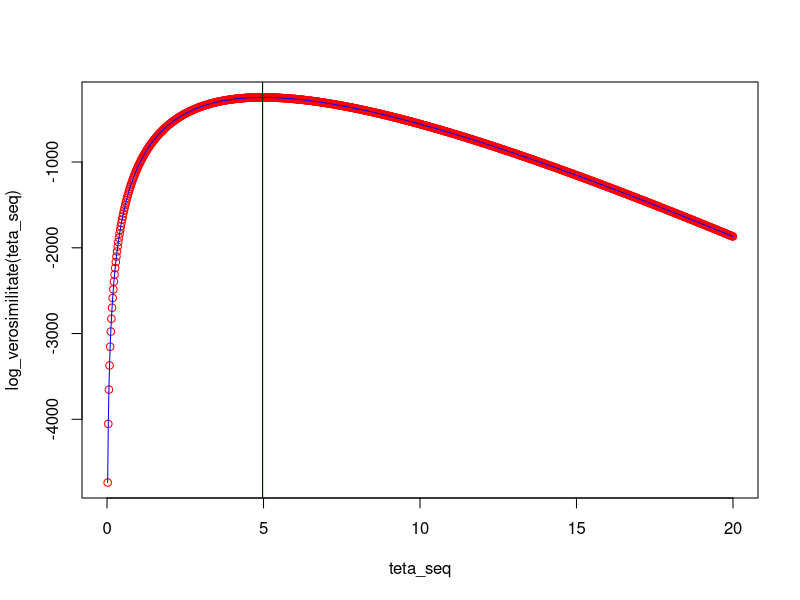
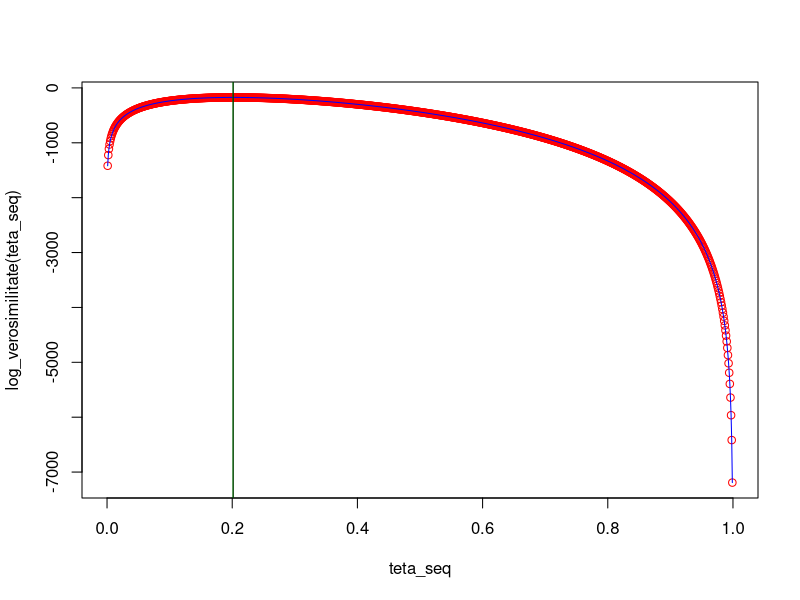
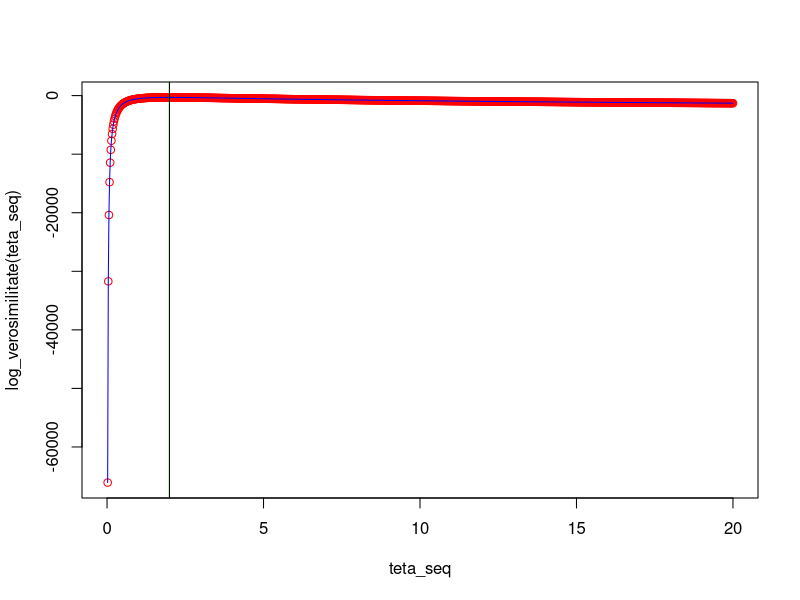
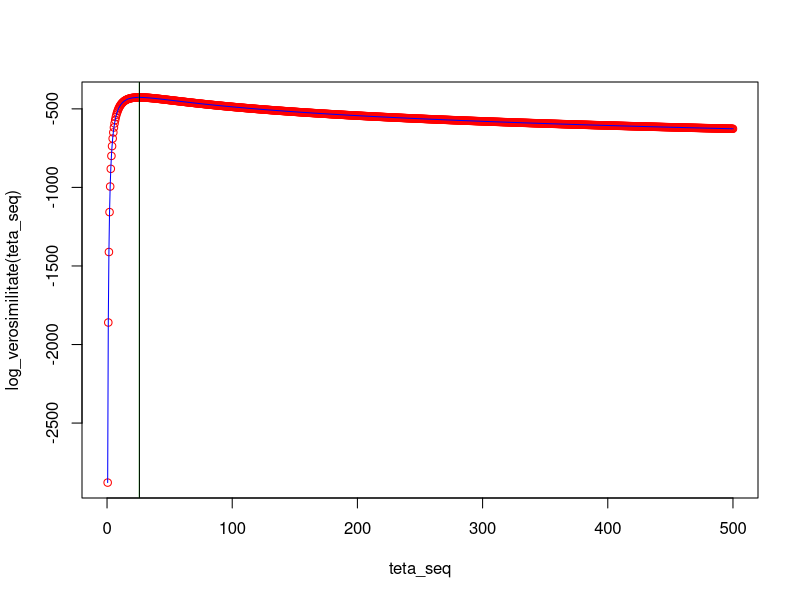
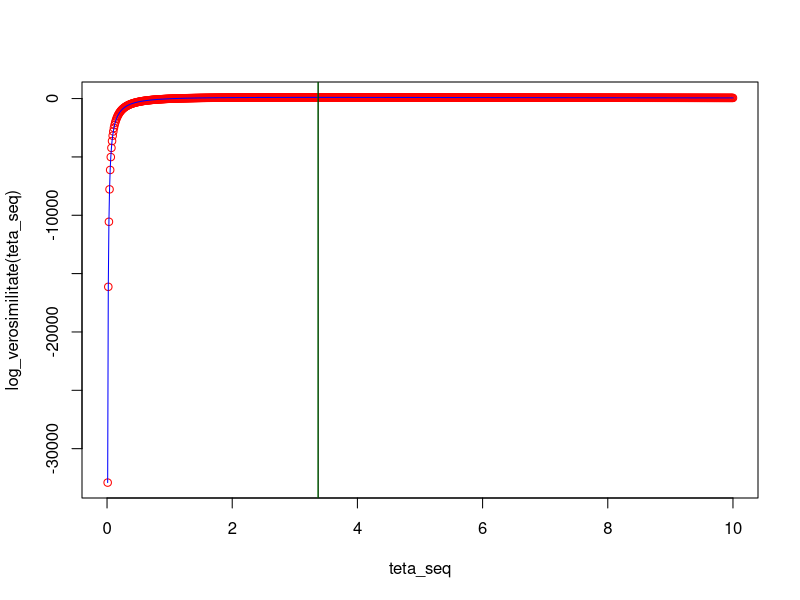

Recreate these plots in R, in order.
###3
###a)
esantion <- c(8, 12,6, 14,  9, 12, 15,  7, 15,  7, 10, 10, 14,  9, 12, 15, 11,  6,  8,  6,  8,  8,  9, 12, 13, 10, 11, 11, 13, 15, 10,  8,  7,  
8, 13,  9,  9, 13, 12,  9, 10,  6, 10,  8, 10, 11, 12, 11,  9, 10,  7,  8,  8, 16,  7, 15, 10, 10,  8, 14, 13,  4, 11, 13,  6,  9, 
13, 10, 10, 12, 11,  5,  6,  4,  9,  6,  9,  7, 13,  9, 11,  5,  5,  9, 15, 10, 11, 10, 14,  7, 11,  9, 14, 10,  5, 10,  8, 12, 13, 
11 )#Retin esantionul intr-un vector.

x_bar_calculat <- mean(esantion)#Fac media esantionului.


estimare_efectiva <- function(x_bar){
cat("MME: ", x_bar/2, "\n", "MVM: ", x_bar/2)  
}

estimare_efectiva(x_bar_calculat)


n <- length(esantion)#Fac lungimea esantionului.
const1 <- sum(-1*log(factorial(esantion)))#Fac constantele corespunzatoare formei logaritmate.

#Compararea cu o metoda numerica:
log_verosimilitate <- function(teta){
   -2*teta*n+const1+n*x_bar_calculat*log(2)+n*x_bar_calculat*log(teta)
}

maxim_teoretic <- x_bar_calculat/2
o <- optimize(log_verosimilitate, c(0, 20) ,maximum=T)
maxim_efectiv <- o$maximum

teta_seq <- seq(0, 20, length.out = 1000)
plot(teta_seq,log_verosimilitate(teta_seq),col="red")
lines(teta_seq,log_verosimilitate(teta_seq), col="blue")
abline(v=maxim_teoretic,col="green")
abline(v=maxim_efectiv,col="black")



###b)
n <- 14##NU este lungimea esantionului/ ci un parametru fixat.
esantion <- c(3, 2, 1, 4, 2, 3, 4, 1, 3, 2, 2, 4, 2, 1, 7, 
              5, 4, 5, 5, 2, 3, 4, 3, 1, 2, 4, 1, 1, 2, 3, 1, 3, 1, 4, 1, 3, 1, 6, 1, 3, 3, 4, 3, 1, 3, 2, 2, 3, 2, 4, 
              1, 1, 2, 6, 3, 1, 3, 6, 1, 2, 3, 6, 3, 2, 2, 2, 4, 2, 1, 3, 3, 4, 2, 3, 4, 1, 4, 4, 6, 3, 3, 5, 2, 2, 2,
              3, 1, 3, 1, 3, 3, 5, 3, 4, 3, 2, 4, 2, 3, 3)#Retin esantionul intr-un vector.

x_bar_calculat <- mean(esantion)#Fac media esantionului.


estimare_efectiva <- function(x_bar){
  cat("MME: ", x_bar/n, "\n", "MVM: ", x_bar/n)  
}

estimare_efectiva(x_bar_calculat)


m <- length(esantion)#Fac lungimea esantionului.
const1 <- sum(log(choose(n,esantion)))#Fac constantele corespunzatoare formei logaritmate.
#Am folosit choose(n, k) pentru combinari.

#Compararea cu o metoda numerica:
log_verosimilitate <- function(teta){
  m*x_bar_calculat*log(teta) + m*(n - x_bar_calculat)*log(1-teta)+const1
}

maxim_teoretic <- x_bar_calculat/n
o <- optimize(log_verosimilitate, c(0,1) ,maximum=T)
maxim_efectiv <- o$maximum

teta_seq <- seq(0, 1, length.out = 1000)
plot(teta_seq,log_verosimilitate(teta_seq),col="red")
lines(teta_seq,log_verosimilitate(teta_seq), col="blue")
abline(v=maxim_teoretic,col="green")
abline(v=maxim_efectiv,col="black")



###c)
alfa <- 7
esantion <- c(6.269128, 25.204245, 13.994878, 13.391437, 11.458827, 10.565065, 11.706398, 10.625808, 7.485952, 16.353358,
              9.277565, 8.566438, 14.788638, 6.830955, 9.542004, 20.272463, 36.562137, 12.244005, 16.084879, 11.454008,
              15.592298, 6.332908, 13.106441, 6.198981, 15.726780, 7.883712, 35.124934, 11.856011, 13.766200, 16.534869,
              16.803648, 11.196542, 19.785629, 26.300717, 21.270154, 7.192149, 5.882948, 15.812796, 10.963237, 24.963600,
              13.802383, 15.281262, 10.310398, 20.940469, 23.992540, 15.869985, 12.041726, 12.521264, 10.869006, 15.386514,
              14.636832, 18.104562, 17.029779, 4.506616, 20.941222, 12.050877, 9.757833, 20.070802, 12.472900, 6.474476, 15.059776,
              13.157344, 9.124414, 13.768482, 24.354934, 12.363936, 11.110749, 9.092514, 17.856801, 14.757801, 13.898665, 9.119410,
              11.430184, 11.958829, 13.516191, 10.701083, 14.713596, 10.121266, 16.945351, 13.524070, 14.742403, 19.165805,
              10.338392, 12.327837, 19.619227, 7.328246, 14.894399, 19.631003, 7.622796, 12.343832, 13.138183, 10.061520, 17.674638,
              9.675168, 12.115561, 15.182861, 13.292479, 17.888244, 16.695139, 2.952334)#Retin esantionul intr-un vector.

x_bar_calculat <- mean(esantion)#Fac media esantionului.


estimare_efectiva <- function(x_bar){
  cat("MME: ", x_bar/alfa, "\n", "MVM: ", x_bar/alfa)  
}

estimare_efectiva(x_bar_calculat)


n <- length(esantion)#Fac lungimea esantionului.
const1 <- sum((alfa-1)*log(esantion))#Fac constantele corespunzatoare formei logaritmate.

#Compararea cu o metoda numerica:
log_verosimilitate <- function(teta){
  (-1*n*x_bar_calculat)/teta-n*log(gamma(alfa))-n*alfa*log(teta)+const1
}
#Folosesc functia gamma() din R pentru gamma din exercitiu.

maxim_teoretic <- x_bar_calculat/alfa
o <- optimize(log_verosimilitate, c(0, 20) ,maximum=T)
maxim_efectiv <- o$maximum

teta_seq <- seq(0, 20, length.out = 1000)
plot(teta_seq,log_verosimilitate(teta_seq),col="red")
lines(teta_seq,log_verosimilitate(teta_seq), col="blue")
abline(v=maxim_teoretic,col="green")
abline(v=maxim_efectiv,col="black")




####d)
esantion <- c(6, 3, 24, 24, 4, 56, 10, 13, 2, 28, 24, 2, 22, 11, 2, 8, 118, 2, 14, 19, 7, 9, 8, 189, 2, 9, 21, 6, 6, 2, 3, 2, 3,
              18, 3, 2, 21, 1, 5, 9, 11, 13, 19, 76, 1, 5, 9, 4, 57, 1, 2, 16, 5, 2, 20, 8, 1, 40, 6, 4, 19, 6, 3, 2, 4, 9, 1, 5,
              10, 12, 6, 525, 19, 6, 17, 2, 5, 159, 5, 62, 6, 3, 45, 21, 23, 3, 17, 2, 1, 1, 474, 15, 3, 3, 7, 7, 13, 4, 38, 4 )#Retin esantionul intr-un vector.

x_bar_calculat <- mean(esantion)#Fac media esantionului.


estimare_efectiva <- function(x_bar){
  cat("MME: ", x_bar, "\n", "MVM: ", x_bar)  
}

estimare_efectiva(x_bar_calculat)


n <- length(esantion)#Fac lungimea esantionului.

#Compararea cu o metoda numerica:
log_verosimilitate <- function(teta){
  n*x_bar_calculat*log(teta)-(n+n*x_bar_calculat)*log(1+teta)
}

maxim_teoretic <- x_bar_calculat
o <- optimize(log_verosimilitate, c(min(esantion),max(esantion)), maximum=T)
maxim_efectiv <- o$maximum

teta_seq <- seq(0, 500, length.out = 1000)
plot(teta_seq,log_verosimilitate(teta_seq),col="red")
lines(teta_seq,log_verosimilitate(teta_seq), col="blue")
abline(v=maxim_teoretic,col="green")
abline(v=maxim_efectiv,col="black")



####e)
alfa <- 3
esantion <- c(3.5930579, 2.1027540, 1.7820777, 9.6550388, 6.8803846, 0.7388358, 2.9194654, 3.1178660, 1.2323236, 2.9776820,
              1.1172078, 2.4184586, 3.3258971, 1.9498871, 2.6088612, 3.9535062, 3.0389107, 4.4226628, 3.9366318, 2.4551569,
              5.2814487, 5.6778622, 4.7683935, 1.1581498, 3.1270783, 4.1473311, 7.4830426, 1.1342893, 1.7773392, 7.7510826,
              1.3919927, 2.3613291, 2.6234826, 1.6562602, 1.4992235, 2.3455062, 3.8458809, 5.8333841, 3.3834034, 1.5202546,
              3.1248186, 5.3029567, 3.6225571, 4.8309931, 3.1579595, 3.2640258, 3.9538891, 4.0796841, 4.0991772, 3.2779944,
              2.5002127, 3.0654695, 1.6996010, 3.2175175, 1.9033087, 4.4052061, 2.3158379, 2.4778345, 5.4382190, 4.9141207,
              6.0978745, 1.1428936, 3.5639106, 7.4541937, 7.7778289, 3.2859563, 0.7432908, 1.4442696, 3.6619932, 2.8361371,
              4.3180773, 1.6763585, 4.4464154, 2.5049617, 0.4448735, 5.0518839, 3.4151834, 1.6823650, 5.4517583, 2.8212788,
              2.1566837, 2.9893287, 1.6925123, 6.5197938, 4.2165408, 1.6728425, 2.7650830, 2.6742755, 2.9622047, 0.7809781,
              1.3913415, 5.3430751, 2.4859925, 3.7329465, 6.3129236, 0.6635228, 3.7640343, 2.1850174, 4.3773328, 5.0931544)#Retin esantionul intr-un vector.

x_bar_calculat <- mean(esantion)#Fac media esantionului.


estimare_efectiva <- function(x_bar){
  cat("MME: ", (x_bar/(alfa*gamma(alfa+1)))^(1/alfa), "\n", "MVM: ", x_bar)  
}

estimare_efectiva(x_bar_calculat)


n <- length(esantion)#Fac lungimea esantionului.
const1 <- (alfa-1)*sum(log(esantion))#Fac constantele corespunzatoare formei logaritmate.


#Compararea cu o metoda numerica:
log_verosimilitate <- function(teta){
  n*log(alfa)-n*log(teta)+const1-(n*x_bar_calculat)/teta
}

maxim_teoretic <- x_bar_calculat
o <- optimize(log_verosimilitate, c(min(esantion),max(esantion)), maximum=T)
maxim_efectiv <- o$maximum

teta_seq <- seq(0, 10, length.out = 1000)
plot(teta_seq,log_verosimilitate(teta_seq),col="red")
lines(teta_seq,log_verosimilitate(teta_seq), col="blue")
abline(v=maxim_teoretic,col="green")
abline(v=maxim_efectiv,col="black")